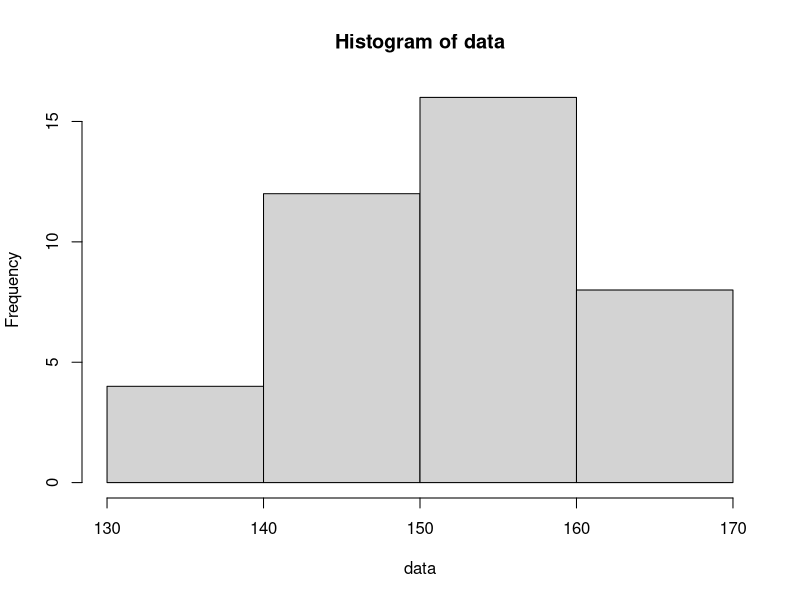

Here is the R script that generated this plot:
data <- c(rep(135.5,4),rep(145.8,12),rep(156.9,16),rep(169.2,8))
breaks <- c(130,140,150,160,170)
hist(data,breaks = breaks)